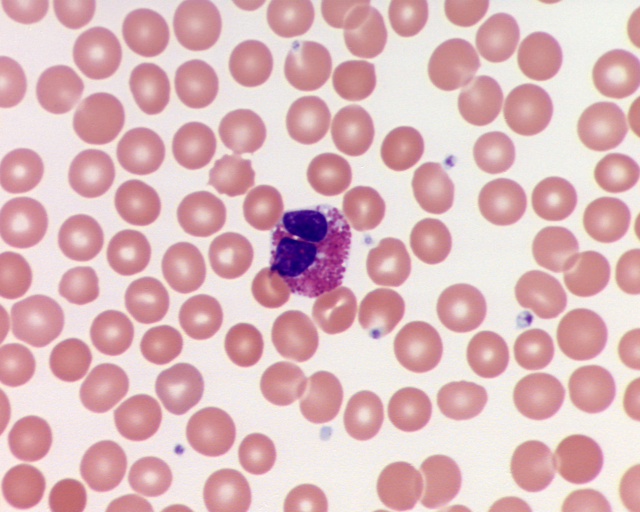
#> input picture images/09beo2dk.jpg, 1280 x 1024 px (shown at 1/2 size); its folder holds only this picture in this run
$ python -i pathology_image_analyzer.py   (imports and definitions only)
#> lines starting #> are read from the running program, lines starting #| are printed output that depends on the picture; after the words box and inside, x2 and y2 are one past the last pixel; in counts of white or black regions, pixels touching at a corner belong together
import cv2
import numpy as np
from skimage import measure, morphology
import pandas as pd

class PathologyImageAnalyzer:
    def __init__(self):
        self.image = None
        self.processed_image = None
        self.cell_data = None
        self.sample_type = None

        # Define default thresholds for cell classification
        self.thresholds = {
            'sang': {
                'area': 3000,  # Adjusted based on average cell size
                'perimeter': 150,  # Adjusted to a more realistic value
                'eccentricity': 0.7,  # Increased to differentiate elongated shapes
                'solidity': 0.85  # Lowered to capture slightly irregular cells
            },
            'urine': {
                'area': 150,
                'perimeter': 70,
                'eccentricity': 0.6,
                'solidity': 0.75
            }
        }

    # [4 lines left out: function set_sample_type, not called in this run]

    def load_image(self, image_path):
#> called with image_path = 'images/09beo2dk.jpg'
        self.image = cv2.imread(image_path)
#> self.image is the input picture: shape (1024, 1280, 3); mean B, G, R 188.3, 184, 220.6
        if self.image is None:
            raise ValueError(f"Impossible de charger l'image: {image_path}")
        self.image = cv2.cvtColor(self.image, cv2.COLOR_BGR2RGB)

    def preprocess_image(self):
        lab = cv2.cvtColor(self.image, cv2.COLOR_RGB2LAB)
#> lab: shape (1024, 1280, 3); mean of channels 0, 1, 2 199.2, 142.4, 131.2
        l, a, b = cv2.split(lab)
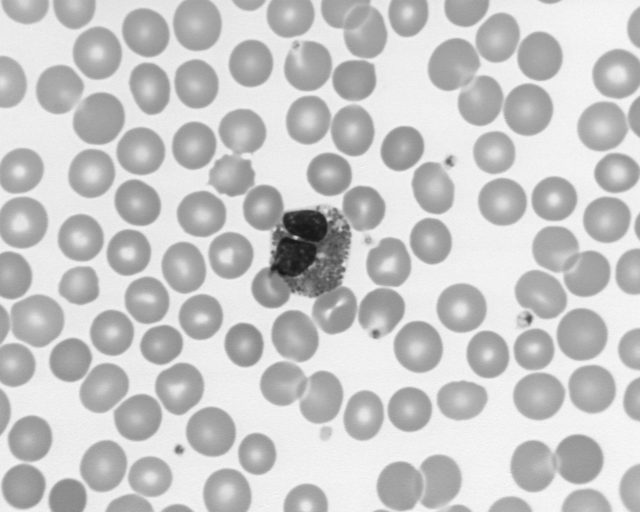
#> l: shape (1024, 1280) (shown at 1/2 size); min 18, max 255, mean 199.2
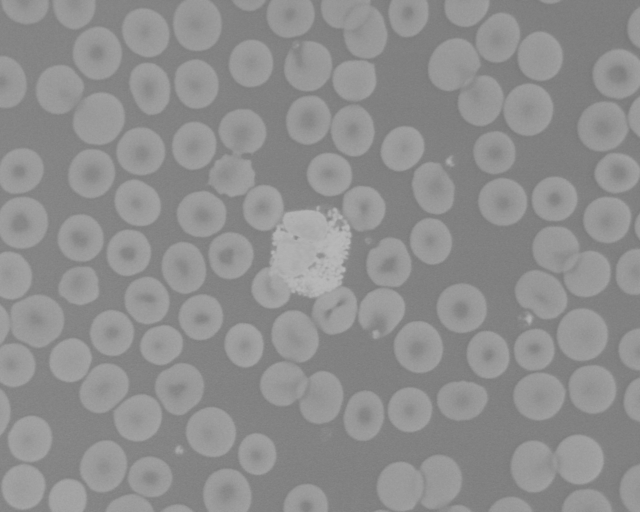
#> a: shape (1024, 1280) (shown at 1/2 size); min 118, max 186, mean 142.4
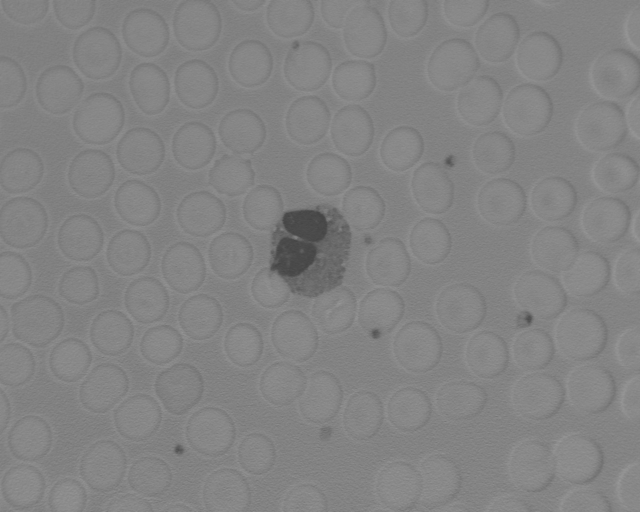
#> b: shape (1024, 1280) (shown at 1/2 size); min 65, max 154, mean 131.2
        clahe = cv2.createCLAHE(clipLimit=3.0, tileGridSize=(8,8))
        cl = clahe.apply(l)
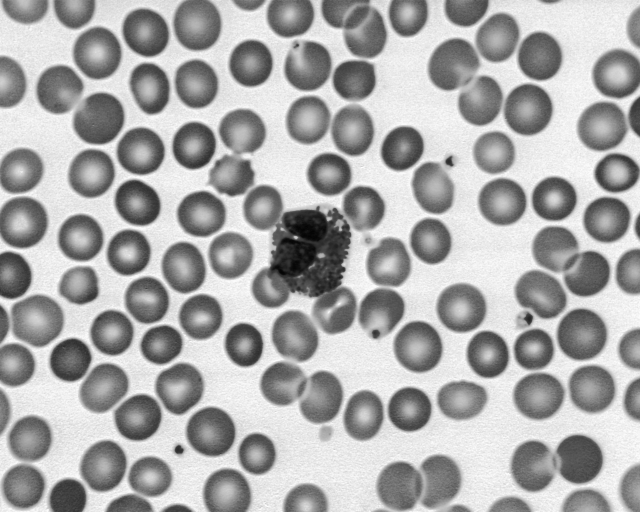
#> cl: shape (1024, 1280) (shown at 1/2 size); min 3, max 255, mean 169.6
        limg = cv2.merge((cl,a,b))
#> limg: shape (1024, 1280, 3); mean of channels 0, 1, 2 169.6, 142.4, 131.2
        self.processed_image = cv2.cvtColor(limg, cv2.COLOR_LAB2RGB)
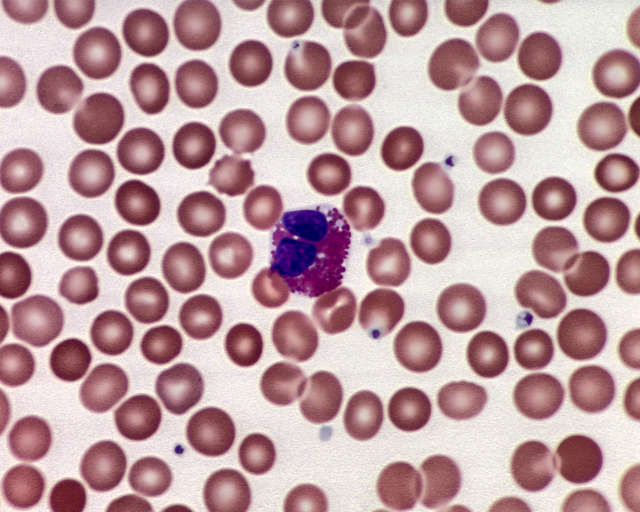
#> self.processed_image: shape (1024, 1280, 3) (shown at 1/2 size); mean R, G, B 188.5, 154.6, 158.9

    def analyze(self, image_path):
        self.load_image(image_path)
        self.preprocess_image()
        binary = self.segment_cells()
        features = self.extract_features(binary)
        self.cell_data = self.classify_cells(features)
        return self.cell_data

    def segment_cells(self):
        gray = cv2.cvtColor(self.processed_image, cv2.COLOR_RGB2GRAY)
        blurred = cv2.GaussianBlur(gray, (5, 5), 0)
        _, thresh = cv2.threshold(blurred, 0, 255, cv2.THRESH_BINARY_INV + cv2.THRESH_OTSU)
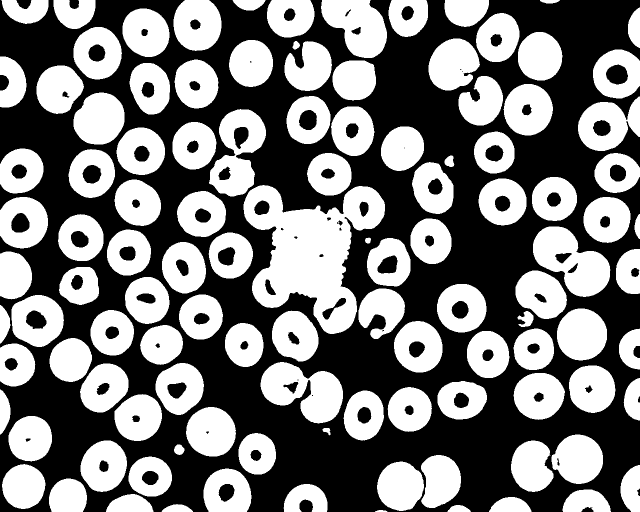
#> thresh: shape (1024, 1280) (shown at 1/2 size); 47.9% white; 112 white regions, largest, box (x1, y1, x2, y2) and area: (487, 370, 770, 668) 42761, (1066, 453, 1221, 594) 12355, (521, 724, 686, 847) 12232
        cleared = morphology.remove_small_objects(thresh.astype(bool), min_size=150)
        return cleared.astype(np.uint8)

    def extract_features(self, binary):
        labels = measure.label(binary)
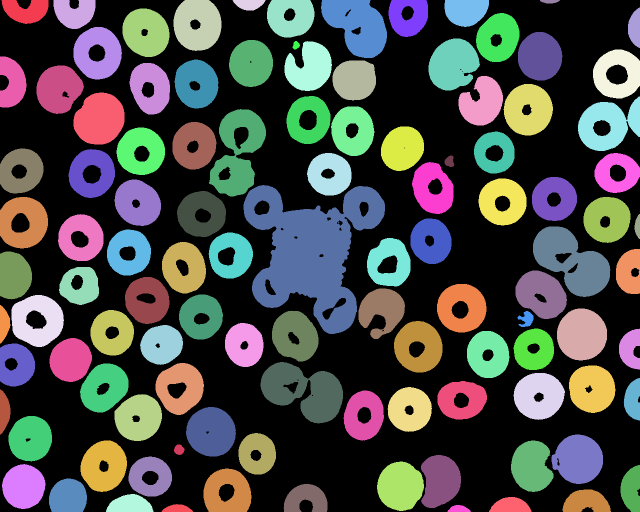
#> labels: shape (1024, 1280) int64 (shown at 1/2 size); 110 distinct labels, from 0 to 109; one colour per label, 0 black
        properties = measure.regionprops_table(labels, properties=('area', 'perimeter', 'eccentricity', 'solidity', 'bbox'))
#> properties = 8 items
        df = pd.DataFrame(properties)
#> df = table of 109 rows and 8 columns
        return df

    def classify_cells(self, features):
        thresholds = self.thresholds[self.sample_type]
        if self.sample_type == 'sang':
            features['type'] = np.where(
                (features['area'] < thresholds['area']) &
                (features['perimeter'] < thresholds['perimeter']) &
                (features['eccentricity'] < thresholds['eccentricity']) &
                (features['solidity'] > thresholds['solidity']),
                'globules rouges',
                'globules blancs'
            )
        else:
            features['type'] = np.where(features['area'] > thresholds['area'], 'grande', 'normale')
        return features

    # [122 lines left out: functions generate_report, identify_cell_type, clinical_observations, generate_global_stats, generate_clinical_summary, generate_detailed_report and 2 more, not called in this run]

>>> result = PathologyImageAnalyzer().analyze('images/09beo2dk.jpg')
#> (the run stopped early here; a loop or call above may not have finished)

$ run again, on images/10bmn100.jpg
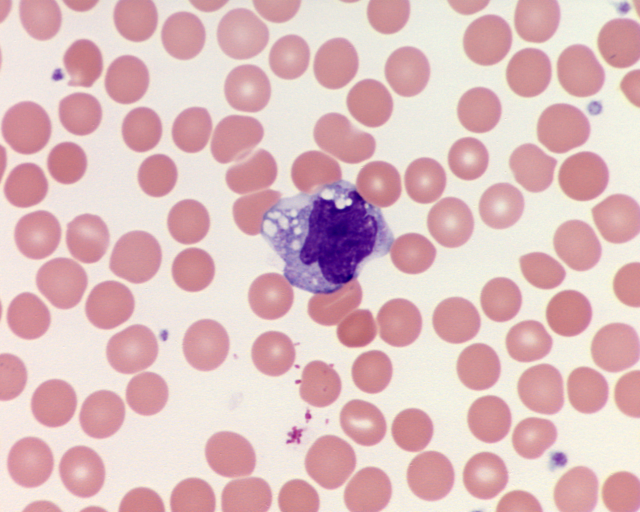
#> input picture images/10bmn100.jpg, 1280 x 1024 px (shown at 1/2 size)
#> in load_image, self.image is the input picture: shape (1024, 1280, 3); mean B, G, R 190.8, 188.1, 221.9
#> lab: shape (1024, 1280, 3); mean of channels 0, 1, 2 202.2, 141, 131.4
#> limg: shape (1024, 1280, 3); mean of channels 0, 1, 2 175.5, 141, 131.4
#> in segment_cells, `_, thresh = cv2.threshold(blurred, 0, 255, cv2.THRESH_BINARY_INV + cv2..`:
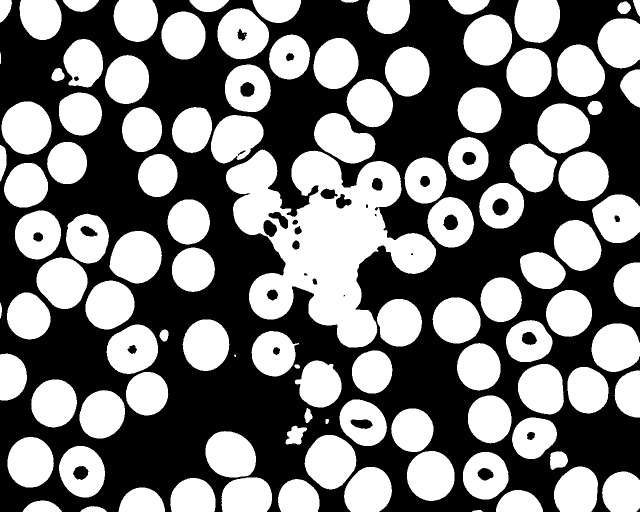
#> thresh: shape (1024, 1280) (shown at 1/2 size); 47.9% white; 109 white regions (2 under 20 px), largest, box (x1, y1, x2, y2) and area: (452, 299, 872, 695) 80459, (219, 462, 324, 567) 8394, (609, 870, 713, 979) 8335
#> in extract_features, `labels = measure.label(binary)`:
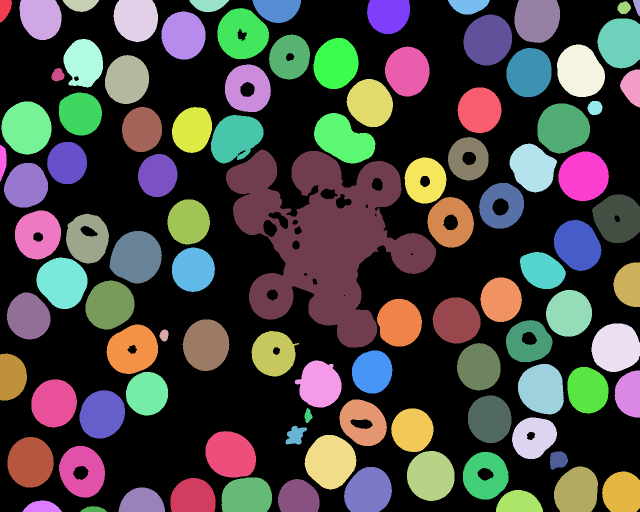
#> labels: shape (1024, 1280) int64 (shown at 1/2 size); 102 distinct labels, from 0 to 101; one colour per label, 0 black
#> properties = 8 items
#> df = table of 101 rows and 8 columns

$ run again, on images/baso.jpg
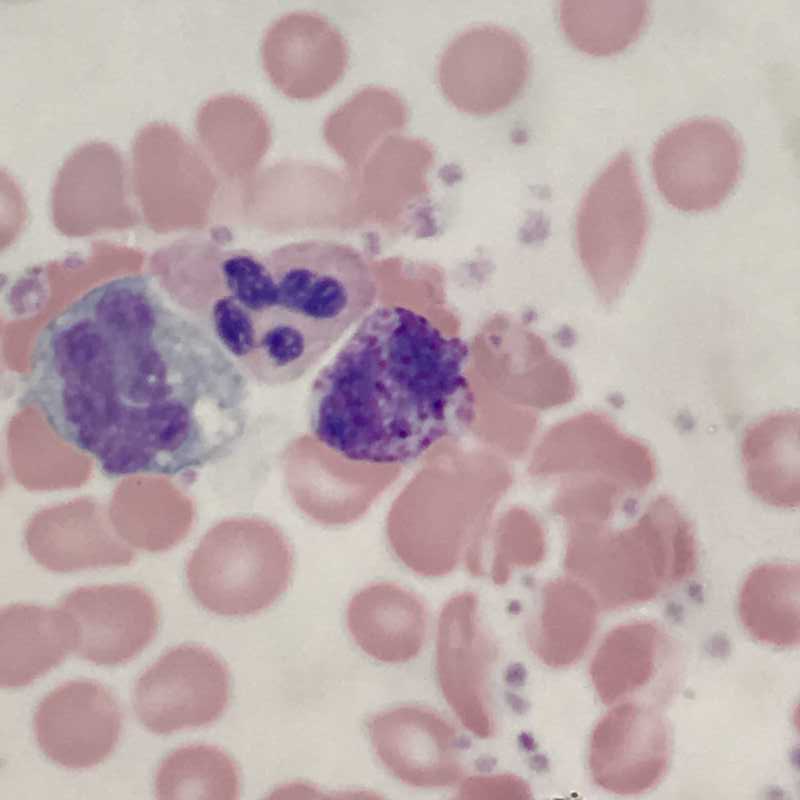
#> input picture images/baso.jpg, 800 x 800 px
#> in load_image, self.image is the input picture: shape (800, 800, 3); mean B, G, R 172.5, 169.9, 188.6
#> lab: shape (800, 800, 3); mean of channels 0, 1, 2 181.5, 135.6, 129.1
#> limg: shape (800, 800, 3); mean of channels 0, 1, 2 162.1, 135.6, 129.1
#> in segment_cells, `_, thresh = cv2.threshold(blurred, 0, 255, cv2.THRESH_BINARY_INV + cv2..`:
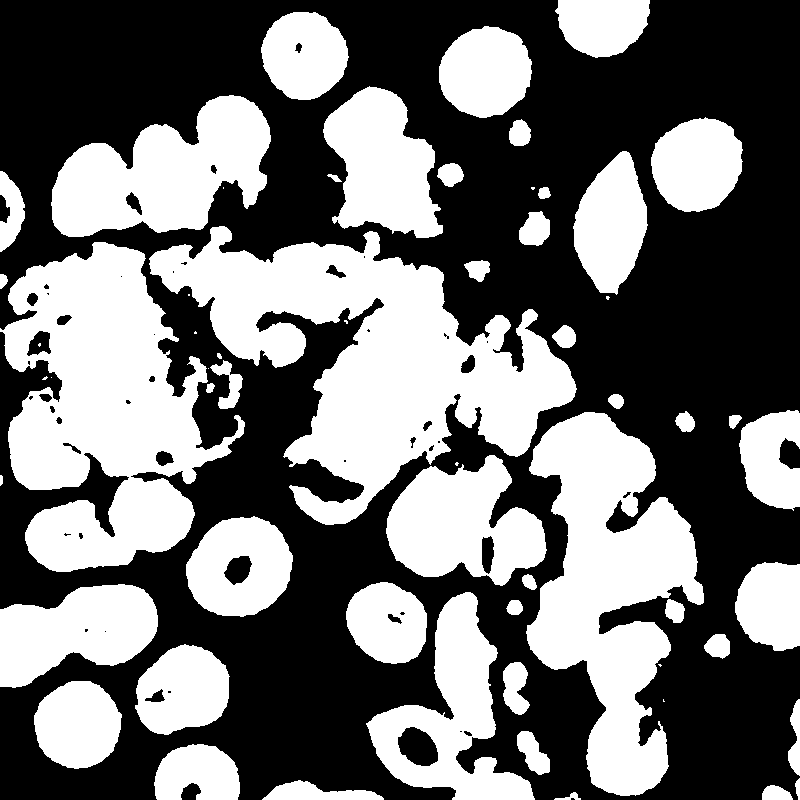
#> thresh: shape (800, 800); 44% white; 60 white regions (13 under 20 px), largest, box (x1, y1, x2, y2) and area: (149, 226, 577, 525) 52741, (0, 242, 245, 572) 44950, (526, 412, 704, 796) 35529
#> cleared: shape (800, 800) bool; 43.9% white; 38 white regions, largest, box (x1, y1, x2, y2) and area: (149, 226, 577, 525) 52741, (0, 242, 245, 572) 44949, (526, 412, 704, 796) 35529
#> in extract_features, `labels = measure.label(binary)`:
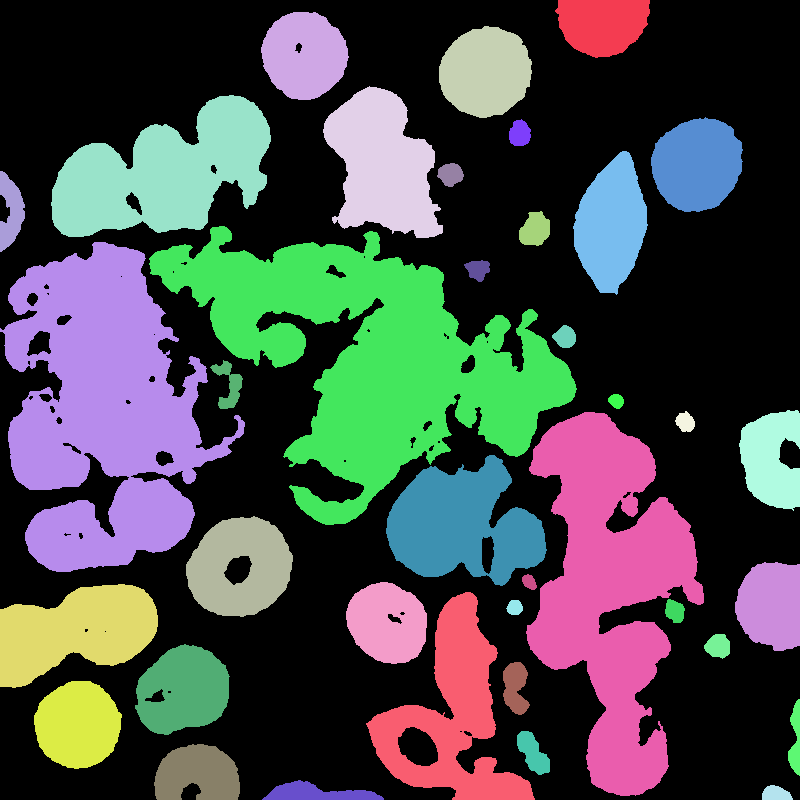
#> labels: shape (800, 800) int64; 39 distinct labels, from 0 to 38; one colour per label, 0 black
#> properties = 8 items
#> df = table of 38 rows and 8 columns
